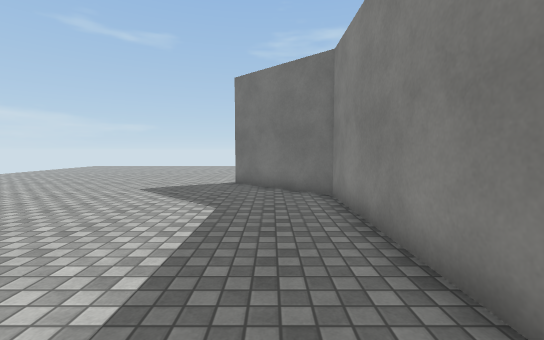
view 1 (above)

19 first-person views from a walk through a 3-D level made in the Unity game engine. The camera is 1.3 m above the floor, tilts 4° down and sees 90° across. The floor is counted in squares, 1 m on a side. Each view is taken from the middle of a square. On the plan, view 1 faces up. The plan holds only what a view shows up to about 13 squares ahead; the rest is blank. The place goes on beyond the plan. Some animated figures are left out. Surface patterns are stand-ins for the level's own textures.

view 2
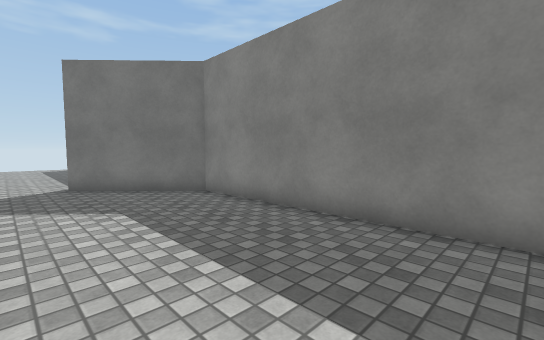

view 3
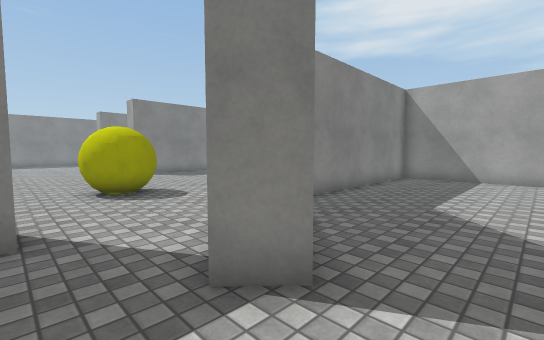

view 4
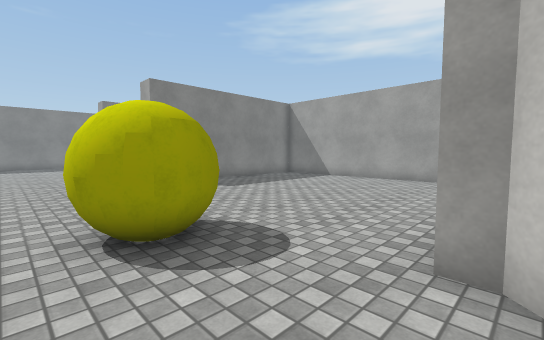

view 5
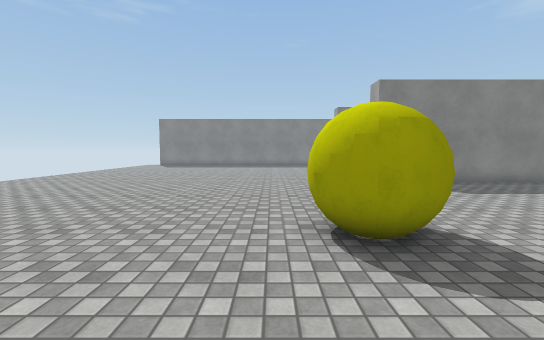

view 6
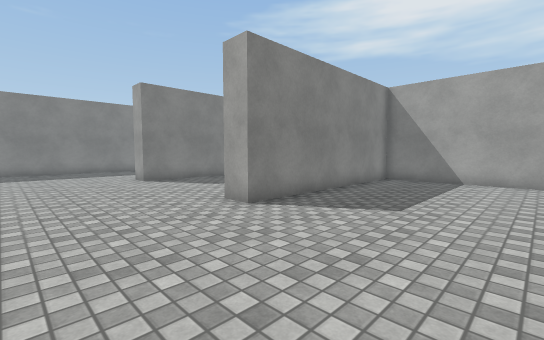

view 7
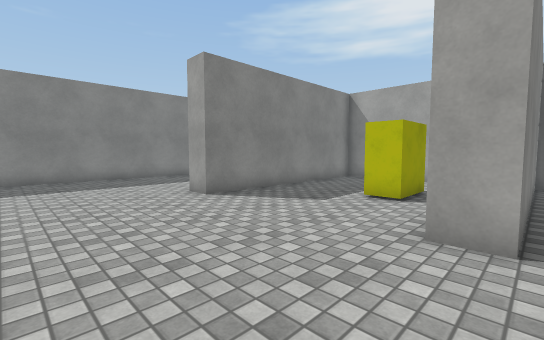

view 8
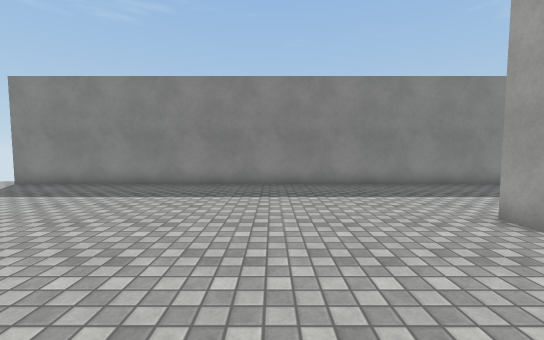

view 9
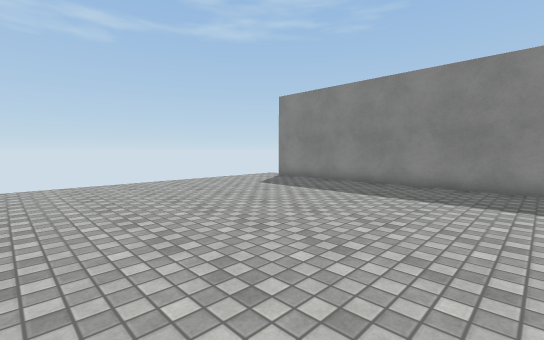

view 10
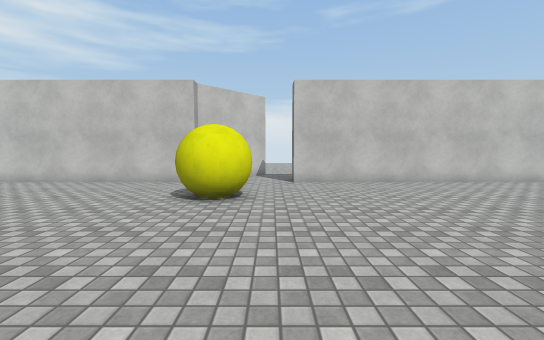

view 11
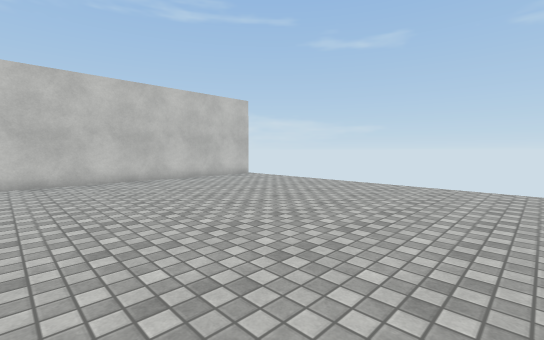

view 12
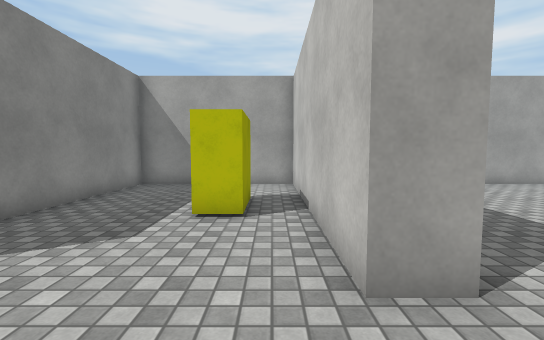

view 13
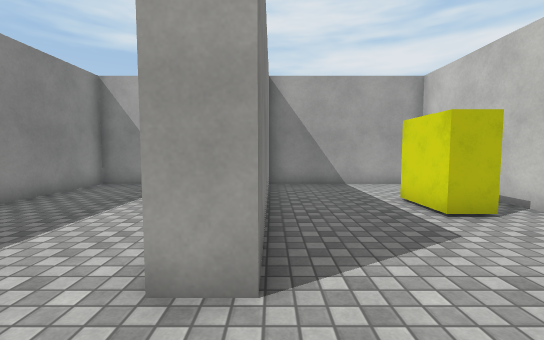

view 14
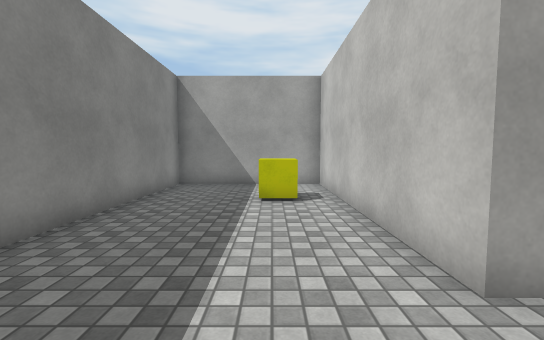

view 15
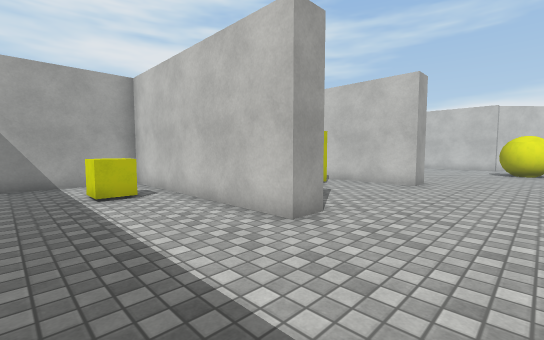

view 16
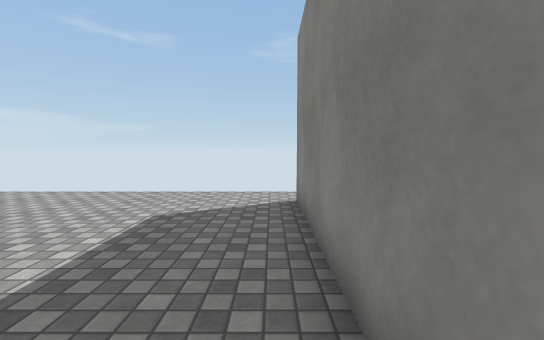

view 17
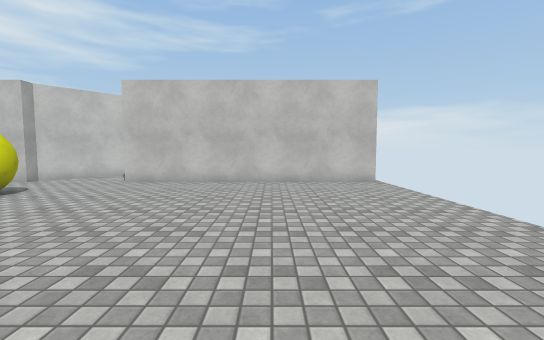

view 18
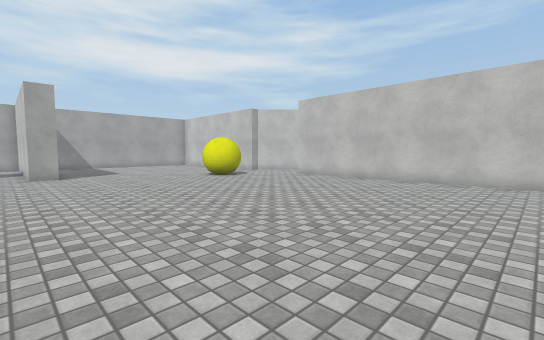

view 19
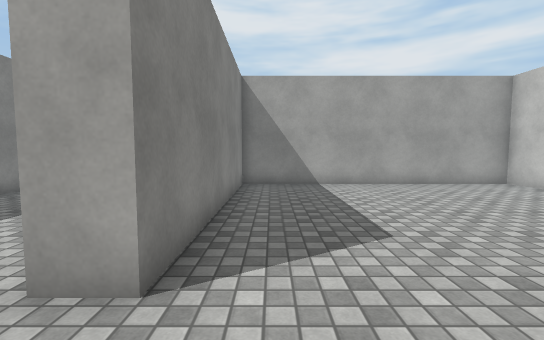

### Floor plan
Points are (right, up) in squares from view 1. A wall is a line through its corners. A room is listed if a view was taken in it or the views show most of it. See-through windows are left out.
Room 1 (views 1, 2)
walls: (-3.1, -0.6) (1.8, -0.6) (1.8, 7.9) (-1.5, 10.9)
ways out: opening at (-2.5, 10.5) to room 2
Room 2 (views 3, 4, 5)
walls: (2.5, 12.9) (1.8, 12.9); (-1.5, 10.9) (-0.7, 11.7)
ways out: opening at (-2.5, 10.5) to room 1; opening at (1.5, 11.5) to room 3
Room 3 (views 6, 7, 8, 9, 10, 11, 12, 13, 14, 15, 16, 17, 18, 19)
walls: (0.9, 10.1) (2.2, 8.8) (2.8, 8.8) (2.8, -0.6) (13.2, -0.6) (13.2, 7.7) (14.2, 7.7) (14.2, -0.6) (20.1, -0.6) (20.1, 7.7) (21.1, 7.7) (21.1, -0.6) (26.6, -0.6) (26.6, 22.1); (2.8, 23.4) (2.8, 12.9)
ways out: opening at (1.5, 11.5) to room 2
objects: ball (6, 10) to (7, 11); block (16, 3) to (16, 4); cube (23, 2) to (23, 3)

Where each view was taken, in squares from view 1:
view 1: 0 up, 0 right, facing up
view 2: 0 up, 3 left, facing up-right
view 3: 13 up, 3 left, facing down-right
view 4: 12 up, 2 right, facing down-right
view 5: 12 up, 2 right, facing right
view 6: 12 up, 8 right, facing down-right
view 7: 12 up, 13 right, facing down-right
view 8: 12 up, 16 right, facing right
view 9: 12 up, 16 right, facing up-right
view 10: 12 up, 14 right, facing left
view 11: 13 up, 15 right, facing up-left
view 12: 10 up, 15 right, facing down
view 13: 10 up, 20 right, facing down
view 14: 10 up, 23 right, facing down
view 15: 11 up, 25 right, facing down-left
view 16: 15 up, 26 right, facing up
view 17: 19 up, 14 right, facing left
view 18: 23 up, 15 right, facing down-left
view 19: 10 up, 12 right, facing down
